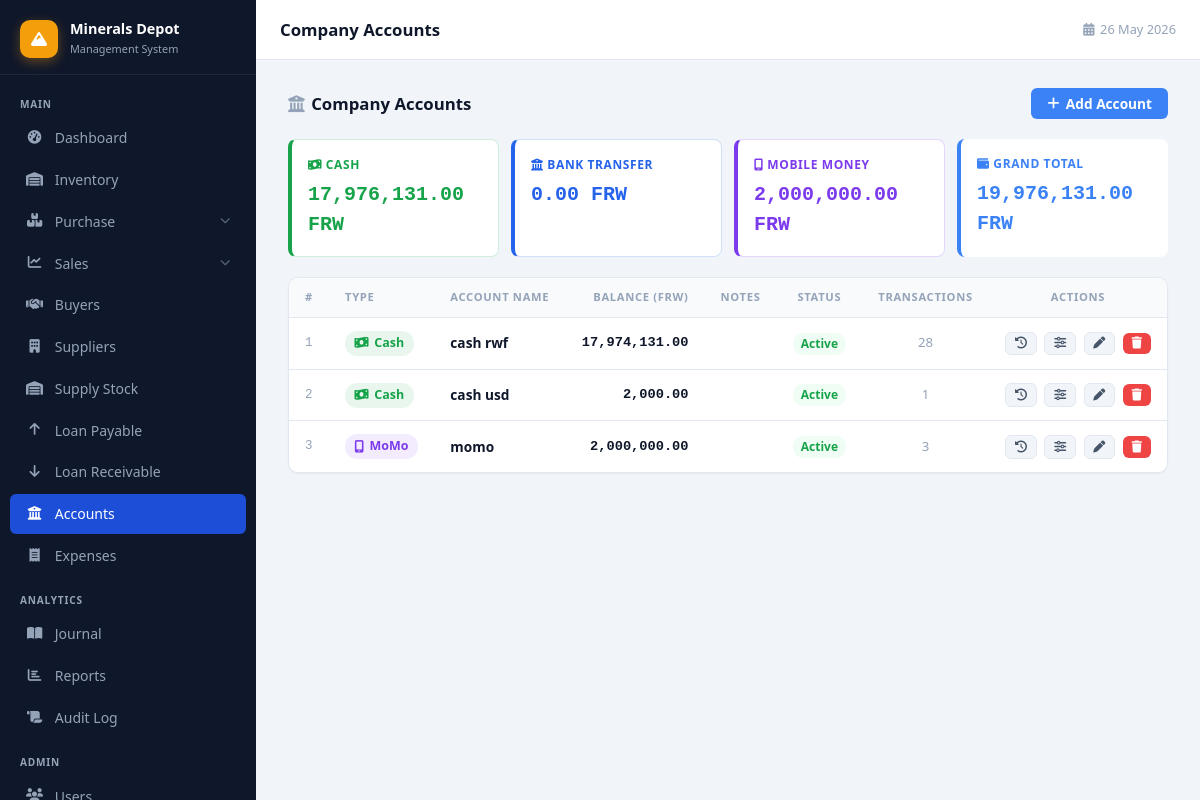
The app's page /accounts.php (signed in) with its own data.
### tables this page shows
CREATE TABLE `company_accounts` (
  `id` int(11) NOT NULL,
  `account_type` enum('cash','bank','momo') NOT NULL,
  `account_name` varchar(100) NOT NULL,
  `balance` decimal(15,2) NOT NULL DEFAULT 0.00,
  `notes` text DEFAULT NULL,
  `is_active` tinyint(1) NOT NULL DEFAULT 1,
  `created_by` int(11) DEFAULT NULL,
  `created_at` timestamp NOT NULL DEFAULT current_timestamp(),
  `updated_at` timestamp NOT NULL DEFAULT current_timestamp() ON UPDATE current_timestamp()
);

### accounts.php (the view, shortened to what this page needs)
<?php
require_once 'config/database.php';
$accounts = $pdo->query("
    SELECT ca.*,
           COALESCE((SELECT COUNT(*) FROM account_transactions WHERE account_id=ca.id),0) AS txn_count
    FROM company_accounts ca
    ORDER BY ca.account_type, ca.account_name
")->fetchAll();
$totals = ['cash'=>0, 'bank'=>0, 'momo'=>0];
foreach($accounts as $a) $totals[$a['account_type']] += $a['balance'];
$grand_total = array_sum($totals);
include 'includes/header.php';
?>
<div class="page-header">
    <h2><i class="fas fa-building-columns" style="margin-right:.4rem;color:var(--text-muted)"></i>Company Accounts</h2>
    <button class="btn btn-primary" onclick="openAddPanel()">
        <i class="fas fa-plus"></i> Add Account
    </button>
</div>
<div style="display:grid;grid-template-columns:repeat(4,1fr);gap:.75rem;margin-bottom:1.25rem">
    <?php
    $cards = [
        ['cash',  'fas fa-money-bill-wave', 'Cash',          '#16a34a', $totals['cash']],
        ['bank',  'fas fa-building-columns','Bank Transfer',  '#2563eb', $totals['bank']],
        ['momo',  'fas fa-mobile-screen',   'Mobile Money',   '#7c3aed', $totals['momo']],
        ['total', 'fas fa-wallet',           'Grand Total',    'var(--primary)', $grand_total],
    ];
    foreach($cards as [$type,$icon,$label,$color,$bal]):
        $neg = $bal < 0;
    ?>
    <div style="border:1px solid <?= $color ?>33;border-left:4px solid <?= $color ?>;border-radius:8px;padding:1rem;background:var(--surface,var(--bg))">
        <div style="font-size:.75rem;font-weight:600;color:<?= $color ?>;text-transform:uppercase;letter-spacing:.05em;margin-bottom:.35rem">
            <i class="<?= $icon ?>"></i> <?= $label ?>
        </div>
        <div id="card-total-<?= $type ?>" style="font-size:1.25rem;font-weight:700;font-family:monospace;color:<?= $neg?'#dc2626':$color ?>">
            <?= number_format(abs($bal),2) ?> FRW
        </div>
    </div>
    <?php endforeach; ?>
</div>
<div class="table-wrap">
    <table>
        <thead>
            <tr>
                <th>#</th>
                <th>Type</th>
                <th>Account Name</th>
                <th style="text-align:right">Balance (FRW)</th>
                <th>Notes</th>
                <th style="text-align:center">Status</th>
                <th style="text-align:center">Transactions</th>
                <th style="text-align:center">Actions</th>
            </tr>
        </thead>
        <tbody id="acct-tbody">
        <?php if(!$accounts): ?>
        <tr id="empty-row"><td colspan="8" style="text-align:center;padding:2rem;color:var(--text-muted)">
            No accounts yet. Add your first account above.
        </td></tr>
        <?php else: ?>
        <?php $i=0; foreach($accounts as $a):
            $typeLabels = ['cash'=>['Cash','#16a34a','fas fa-money-bill-wave'],
                           'bank'=>['Bank','#2563eb','fas fa-building-columns'],
                           'momo'=>['MoMo','#7c3aed','fas fa-mobile-screen']];
            [$tlabel,$tcolor,$ticon] = $typeLabels[$a['account_type']];
            $neg = (float)$a['balance'] < 0;
        ?>
        <tr id="acct-row-<?= $a['id'] ?>">
            <td class="font-mono text-muted" style="font-size:.78rem"><?= ++$i ?></td>
            <td>
                <span style="display:inline-flex;align-items:center;gap:.35rem;padding:.2rem .6rem;border-radius:12px;font-size:.78rem;font-weight:600;background:<?= $tcolor ?>18;color:<?= $tcolor ?>">
                    <i class="<?= $ticon ?>"></i> <?= $tlabel ?>
                </span>
            </td>
            <td class="fw-600" id="acct-name-<?= $a['id'] ?>"><?= htmlspecialchars($a['account_name']) ?></td>
            <td style="text-align:right;font-family:monospace;font-weight:700;color:<?= $neg?'#dc2626':'var(--text)' ?>" id="acct-bal-<?= $a['id'] ?>">
                <?= ($neg?'−':'') . number_format(abs((float)$a['balance']),2) ?>
            </td>
            <td class="text-muted" style="font-size:.83rem" id="acct-notes-<?= $a['id'] ?>"><?= htmlspecialchars($a['notes']??'') ?></td>
            <td style="text-align:center">
                <span id="acct-status-<?= $a['id'] ?>" style="padding:.15rem .5rem;border-radius:10px;font-size:.75rem;font-weight:600;<?= $a['is_active']?'background:#f0fdf4;color:#16a34a':'background:#fef2f2;color:#dc2626' ?>">
                    <?= $a['is_active'] ? 'Active' : 'Inactive' ?>
                </span>
            </td>
            <td style="text-align:center;font-size:.83rem;color:var(--text-muted)"><?= number_format($a['txn_count']) ?></td>
            <td style="text-align:center;white-space:nowrap">
                <button class="btn btn-secondary" style="padding:.3rem .55rem;font-size:.75rem;margin-right:.25rem"
                        onclick="openHistory(<?= $a['id'] ?>, <?= htmlspecialchars(json_encode($a['account_name'])) ?>)"
                        title="Transaction history">
                    <i class="fas fa-clock-rotate-left"></i>
                </button>
                <button class="btn btn-secondary" style="padding:.3rem .55rem;font-size:.75rem;margin-right:.25rem"
                        onclick="openAdjust(<?= $a['id'] ?>, <?= htmlspecialchars(json_encode($a['account_name'])) ?>)"
                        title="Adjust balance">
                    <i class="fas fa-sliders"></i>
                </button>
                <button class="btn btn-secondary" style="padding:.3rem .55rem;font-size:.75rem;margin-right:.25rem"
                        onclick="openEditPanel(<?= htmlspecialchars(json_encode($a)) ?>)"
                        title="Edit">
                    <i class="fas fa-pen"></i>
                </button>
                <button class="btn btn-danger" style="padding:.3rem .55rem;font-size:.75rem"
                        onclick="deleteAccount(<?= $a['id'] ?>, this)"
                        title="Delete">
                    <i class="fas fa-trash"></i>
                </button>
            </td>
        </tr>
        <?php endforeach; endif; ?>
        </tbody>
    </table>
</div>
<?php include 'includes/footer.php'; ?>

### css/style.css (style rules this page uses)
:root { --sidebar-w: 256px; --topbar-h: 60px; --sidebar-bg: #0f172a; --sidebar-text: #94a3b8; --sidebar-hover: rgba(255,255,255,.07); --sidebar-active: #1d4ed8; --accent: #f59e0b; --primary: #3b82f6; --primary-dark: #1d4ed8; --success: #10b981; --danger: #ef4444; --warning: #f59e0b; --bg: #f1f5f9; --surface: #ffffff; --border: #e2e8f0; --text: #0f172a; --text-sec: #475569; --text-muted: #94a3b8; --shadow-sm: 0 1px 2px rgba(0,0,0,.05); --shadow: 0 1px 3px rgba(0,0,0,.10),0 1px 2px rgba(0,0,0,.06); --shadow-md: 0 4px 6px -1px rgba(0,0,0,.10),0 2px 4px -1px rgba(0,0,0,.06); --shadow-lg: 0 10px 25px -3px rgba(0,0,0,.15); --r-sm: 6px; --r: 10px; --r-lg: 16px; }
*,*::before,*::after { margin:0; padding:0; box-sizing:border-box; }
body { font-family:'Segoe UI',system-ui,-apple-system,sans-serif; background:var(--bg); color:var(--text); line-height:1.5; font-size:14px; }
.page-header { display:flex; align-items:center; justify-content:space-between; margin-bottom:1.25rem; flex-wrap:wrap; gap:.75rem; }
.page-header h2 { font-size:1.05rem; font-weight:700; }
.table-wrap { overflow-x:auto; border-radius:var(--r); border:1px solid var(--border); box-shadow:var(--shadow-sm); }
table { width:100%; border-collapse:collapse; background:var(--surface); font-size:.855rem; }
thead th { background:#f8fafc; color:var(--text-muted); font-weight:600; font-size:.7rem; text-transform:uppercase; letter-spacing:.06em; padding:.7rem 1rem; text-align:left; border-bottom:1px solid var(--border); white-space:nowrap; }
tbody td { padding:.8rem 1rem; border-bottom:1px solid var(--border); vertical-align:middle; }
tbody tr:last-child td { border-bottom:none; }
.btn { display:inline-flex; align-items:center; gap:.4rem; padding:.55rem 1rem; border:none; border-radius:var(--r-sm); font-size:.855rem; font-weight:600; cursor:pointer; transition:background .15s,opacity .15s,transform .1s; text-decoration:none; white-space:nowrap; font-family:inherit; line-height:1; }
.btn-primary { background:var(--primary); color:#fff; }
.btn-danger { background:var(--danger); color:#fff; }
.btn-secondary { background:var(--bg); color:var(--text-sec); border:1px solid var(--border); }
.text-muted { color:var(--text-muted); }
.fw-600 { font-weight:600; }
.font-mono { font-family:'Consolas','Monaco',monospace; font-size:.85em; }

### records on screen
company_accounts: tlabel "Cash", account_name "cash rwf", balance "17,974,131.00", is_active "Active", txn_count "28"
company_accounts: tlabel "Cash", account_name "cash usd", balance "2,000.00", is_active "Active", txn_count "1"
company_accounts: tlabel "MoMo", account_name "momo", balance "2,000,000.00", is_active "Active", txn_count "3"

### other values on screen
$page_title "Company Accounts"
$label "CASH"
abs($bal) "17,976,131.00"
$label "BANK TRANSFER"
abs($bal) "0.00"
$label "MOBILE MONEY"
abs($bal) "2,000,000.00"
$label "GRAND TOTAL"
abs($bal) "19,976,131.00"
